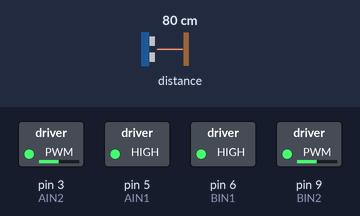
Recording of a sketch running on a simulated Arduino Uno, built with avr-gcc and run on an emulated ATmega328P. Shown: switched loads named in the sketch (green lamp = pin HIGH). Inputs (shaded band) come from the test bench; at power-on: distance to the obstacle 80 cm.

Above: at 1.4 s.
1.5 s: distance to the obstacle set to 7 cm
3.0 s: distance to the obstacle set to 4 cm
At 4.0 s:
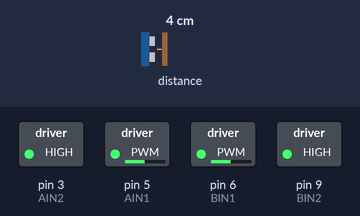
6.0 s: distance to the obstacle set to 9 cm
At 7.6 s:
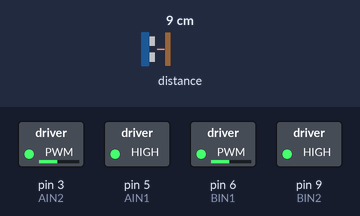
9.0 s: distance to the obstacle set to 2 cm
At 11.7 s:
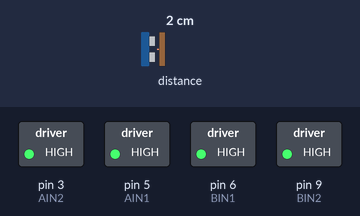
12.0 s: distance to the obstacle set to 18 cm
At 13.16 s:
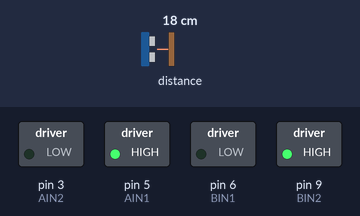
Timing chart, 0 to 15.8 s (numbered marks = the images above; inputs shaded):
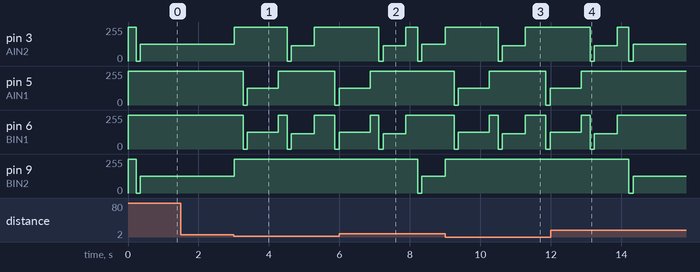

The sketch:

qrover_obstacle_avoidance_reverse.ino
```cpp
#include <Wire.h>
#include <Adafruit_VL53L0X.h>

// --- Pin Configuration (Arduino UNO Q -> DRV8833) ---
const int AIN1 = 5;  // Left motor
const int AIN2 = 3;  // Left motor
const int BIN1 = 6;  // Right motor
const int BIN2 = 9;  // Right motor

// --- Tuning Parameters ---
const int STOP_DISTANCE_MM = 50;   // 5 cm threshold
const int DRIVE_SPEED      = 130;  // Forward & Reverse speed (0 - 255)
const int REVERSE_MS       = 880;  // 120 ms kickoff + 880 ms = 1000 ms (1 second)
const int TURN_SPEED       = 140;  // In-place spin speed (0 - 255)
const int TURN_180_MS      = 650;  // Spin duration for 180° (calibrate on your floor!)

Adafruit_VL53L0X distanceSensor = Adafruit_VL53L0X();
bool isMovingForward = false;

// --- Motor Control Functions ---
void wheel(int in1, int in2, int speed) {
  speed = constrain(speed, -255, 255);
  if (speed > 0) {
    analogWrite(in1, 255);
    analogWrite(in2, 255 - speed); // Slow-decay PWM
  } else if (speed < 0) {
    analogWrite(in2, 255);
    analogWrite(in1, 255 + speed);
  } else {
    analogWrite(in1, 0);           // Coast
    analogWrite(in2, 0);
  }
}

void drive(int leftSpeed, int rightSpeed) {
  wheel(AIN1, AIN2, leftSpeed);
  wheel(BIN1, BIN2, rightSpeed);
}

void brake() {
  // Electrical brake: set all inputs HIGH
  analogWrite(AIN1, 255);
  analogWrite(AIN2, 255);
  analogWrite(BIN1, 255);
  analogWrite(BIN2, 255);
}

int kickOf(int v) {
  return (v > 0) ? 255 : ((v < 0) ? -255 : 0);
}

void startDrive(int leftSpeed, int rightSpeed) {
  // 120 ms full-power burst to overcome static friction
  drive(kickOf(leftSpeed), kickOf(rightSpeed));
  delay(120);
  drive(leftSpeed, rightSpeed);
}

// --- Setup ---
void setup() {
  pinMode(AIN1, OUTPUT);
  pinMode(AIN2, OUTPUT);
  pinMode(BIN1, OUTPUT);
  pinMode(BIN2, OUTPUT);
  brake();

  Wire.begin();
  Wire.setClock(100000); // 100 kHz I2C clock
  delay(200);

  // Initialize VL53L0X at default address 0x29
  while (!distanceSensor.begin(0x29, false, &Wire)) {
    delay(500);
  }
}

// --- Main Control Loop ---
void loop() {
  VL53L0X_RangingMeasurementData_t measure;
  distanceSensor.rangingTest(&measure, false);

  // RangeStatus == 4 indicates out-of-range/invalid reading -> treat as -1
  int distance_mm = (measure.RangeStatus != 4) ? measure.RangeMilliMeter : -1;

  // Check if a valid object is within 50 mm (5 cm)
  bool obstacleDetected = (distance_mm >= 0) && (distance_mm <= STOP_DISTANCE_MM);

  if (obstacleDetected) {
    // 1. Immediate electrical stop
    brake();
    isMovingForward = false;
    delay(250);

    // 2. Reverse at the same speed for 1 second (120 ms kickoff + 880 ms)
    startDrive(-DRIVE_SPEED, -DRIVE_SPEED);
    delay(REVERSE_MS);

    // 3. Brake before turning so the wheels don't slip
    brake();
    delay(250);

    // 4. Spin 180 degrees in place (left wheel forward, right wheel backward)
    startDrive(TURN_SPEED, -TURN_SPEED);
    delay(TURN_180_MS);

    // 5. Stop briefly before resuming forward motion
    brake();
    delay(250);
  } else {
    // Resume driving forward if not already moving
    if (!isMovingForward) {
      startDrive(DRIVE_SPEED, DRIVE_SPEED);
      isMovingForward = true;
    }
  }

  delay(50); // Sensor polling interval
}
```

Measured:
- the behaviour switches between 6 and 5 cm on distance to the obstacle (found by bisection; images 0 and 1)
- after the input at 1.5 s, every drawn part: stays the same
- after the input at 3.0 s, pin 3 (AIN2): 125/255 → 255/255 at once, → 0/255 1.5 s later, → 115/255 0.12 s later, → 255/255 0.65 s later; pin 5 (AIN1): 255/255 → 0/255 after 0.26 s, → 125/255 0.12 s later, → 255/255 0.88 s later, → 0/255 1.6 s later, … (5 changes in this stretch)
- after the input at 6.0 s, pin 5 (AIN1): goes on until 6.9 s, then stays 255/255; pin 9 (BIN2): 255/255 → 0/255 after 2.2 s, → 125/255 0.12 s later
- after the input at 9.0 s, pin 3 (AIN2): 125/255 → 255/255 at once, → 0/255 1.5 s later, → 115/255 0.12 s later, → 255/255 0.65 s later; pin 5 (AIN1): 255/255 → 0/255 after 0.26 s, → 125/255 0.12 s later, → 255/255 0.88 s later, → 0/255 1.6 s later, … (5 changes in this stretch)
- after the input at 12.0 s, pin 5 (AIN1): goes on until 12.9 s, then stays 255/255; pin 9 (BIN2): 255/255 → 0/255 after 2.2 s, → 125/255 0.12 s later
